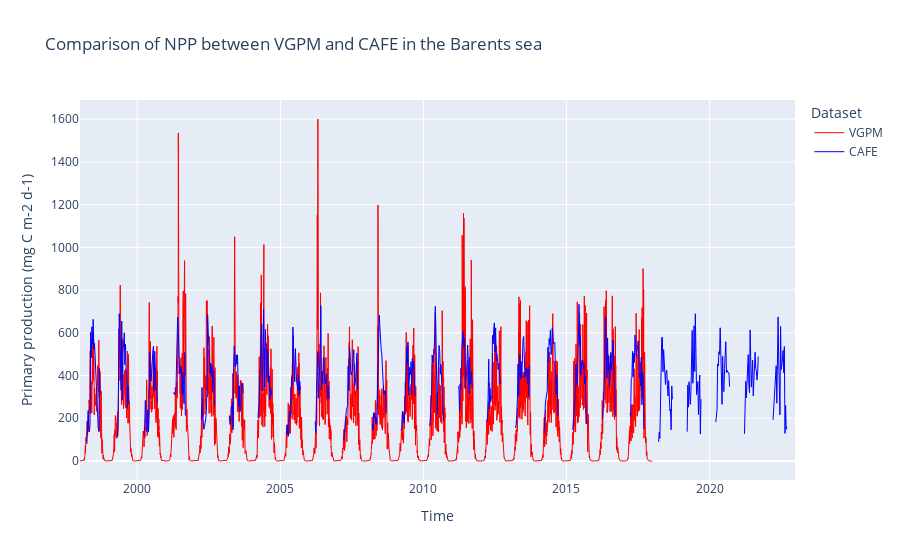

The cell this chart's notebook holds for it:
### Code cell
import plotly.express as px
import plotly.graph_objects as go

fig = go.Figure()

fig.add_trace(
    go.Scatter(
        x=cmems.time.data.flatten(),
        y=cmems.npp.data.flatten(),
        mode="lines",
        name="VGPM",
        line={"color": "red", "width": 1},
    )
)

fig.add_trace(
    go.Scatter(
        x=cafe.time.data.flatten(),
        y=cafe.CAFE.data.flatten(),
        mode="lines",
        name="CAFE",
        line={"color": "blue", "width": 1},
    )
)

fig.update_layout(
    title="Comparison of NPP between VGPM and CAFE in the Barents sea",
    xaxis_title="Time",
    yaxis_title="Primary production (mg C m-2 d-1)",
    legend_title="Dataset",
)

### Figure 1 — Plotly figure (JSON) as saved in the notebook; plotly's stock layout.template omitted (floating-point values rounded to 4 significant figures; data arrays with more than 128 entries replaced by an {"elided": "..."} marker saying what was removed)
{"data": [{"line": {"color": "red", "width": 1}, "mode": "lines", "name": "VGPM", "type": "scatter", "x": {"elided": "7305 str values"}, "y": {"elided": "7305 float values"}}, {"line": {"color": "blue", "width": 1}, "mode": "lines", "name": "CAFE", "type": "scatter", "x": {"elided": "1150 str values"}, "y": {"elided": "1150 float values"}}], "layout": {"legend": {"title": {"text": "Dataset"}}, "title": {"text": "Comparison of NPP between VGPM and CAFE in the Barents sea"}, "xaxis": {"title": {"text": "Time"}}, "yaxis": {"title": {"text": "Primary production (mg C m-2 d-1)"}}}}
